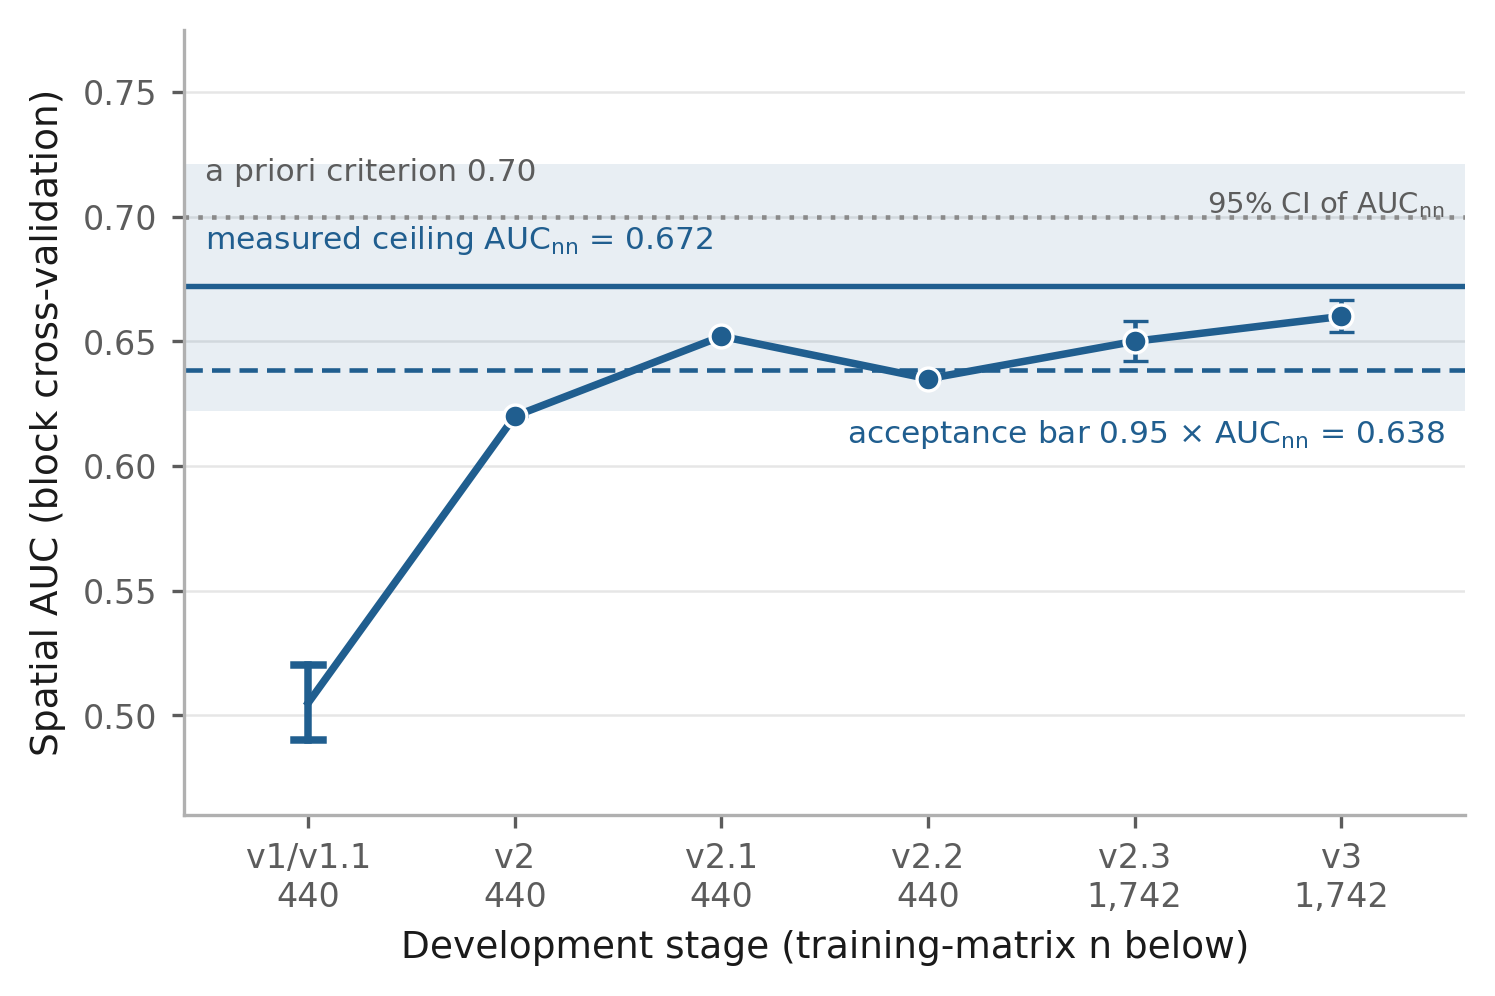

Source code (Python):
#!/usr/bin/env python
# -*- coding: utf-8 -*-
"""Figura 4 do manuscrito — trajetoria de validacao da Area 1 sob
validacao cruzada espacial em blocos.

Mostra por que o criterio a priori de 0,70 nunca foi atingivel: o teto
MEDIDO fica abaixo dele, e a barra de aceitacao derivada (0,95 x teto)
e o que o modelo de fato tinha de superar.

Procedencia dos numeros, em tres niveis:

  teto e IC95%   lidos de reports/area1/s09_relatorio.txt (arquivado)
  barra          calculada aqui como fator x teto, nunca digitada
  ponto v3       recalculado de reports/area1/validacao_resultados.csv
                 pela regra do s07_validacao.py, e CONFERIDO contra o
                 CSV da trajetoria — divergencia interrompe a execucao
  v1 a v2.3      transcritos (historicos); o cabecalho do CSV declara

Uso:
    python fig4_trajectory.py [--reports reports] [--saida .]

Saida: fig4_trajectory.pdf e .png
"""
import argparse
import csv
import os
import re
import sys

import matplotlib.pyplot as plt
import numpy as np

from figstyle import (AREA1, EIXO, LARGURA_15COL, TINTA2, estilo, grava,
                      limpa)

FATOR_BARRA = 0.95        # config.yaml: fator_teto
CRITERIO_APRIORI = 0.70   # criterio declarado antes de medir o teto
TOL = 0.0015              # tolerancia da conferencia do ponto v3


def ler_teto(caminho):
    """Teto-vizinho e IC95% do menor raio, do relatorio do s09."""
    with open(caminho, encoding="utf-8") as fh:
        txt = fh.read()
    partes = txt.split("1) AUC-VIZINHO", 1)
    if len(partes) != 2:
        sys.exit("Nao achei a secao 1) AUC-VIZINHO em %s" % caminho)
    m = re.search(r"^\s*(\d+)m\s+\d+\s+([\d.]+)\s+-?[\d.]+\s+([\d.]+)-([\d.]+)",
                  partes[1], re.M)
    if not m:
        sys.exit("Nao achei a primeira linha da tabela em %s" % caminho)
    return (int(m.group(1)), float(m.group(2)),
            float(m.group(3)), float(m.group(4)))


def desvio_seeds(caminho):
    """Desvio entre sementes pela regra do s07: o MAIOR desvio-padrao
    amostral entre RF, XGB e ensemble."""
    with open(caminho, encoding="utf-8-sig", newline="") as fh:
        linhas = list(csv.DictReader(fh))
    cols = [c for c in ("auc_rf", "auc_xgb", "auc_ens") if c in linhas[0]]
    por_modelo = {c: np.array([float(r[c]) for r in linhas]) for c in cols}
    media_rf = por_modelo["auc_rf"].mean()
    return media_rf, max(v.std(ddof=1) for v in por_modelo.values())


def ler_trajetoria(caminho):
    with open(caminho, encoding="utf-8-sig", newline="") as fh:
        linhas = [l for l in fh if not l.lstrip().startswith("#")]
    out = []
    for r in csv.DictReader(linhas):
        out.append({
            "estagio": r["estagio"],
            "n": int(r["n_matriz"]),
            "auc": float(r["auc"]) if r["auc"] else None,
            "lo": float(r["auc_lo"]) if r["auc_lo"] else None,
            "hi": float(r["auc_hi"]) if r["auc_hi"] else None,
            "desvio": float(r["auc_desvio"]) if r["auc_desvio"] else None,
        })
    return out


def main():
    p = argparse.ArgumentParser()
    p.add_argument("--reports", default="reports")
    p.add_argument("--saida", default=".")
    a = p.parse_args()

    base = os.path.join(a.reports, "area1")
    raio, teto, teto_lo, teto_hi = ler_teto(
        os.path.join(base, "s09_relatorio.txt"))
    media_v3, desvio_v3 = desvio_seeds(
        os.path.join(base, "validacao_resultados.csv"))
    traj = ler_trajetoria(os.path.join(base, "trajetoria_validacao.csv"))
    barra = FATOR_BARRA * teto

    # O ponto final nao e de confianca: e conferido.
    fim = traj[-1]
    if abs(media_v3 - fim["auc"]) > TOL:
        sys.exit("v3 do CSV (%.3f) diverge do recalculo de "
                 "validacao_resultados.csv (%.4f) — reconcilie antes de "
                 "publicar a figura." % (fim["auc"], media_v3))
    fim["desvio"] = desvio_v3
    print("teto %.3f (%.3f-%.3f) a %d m | barra %.3f | v3 %.4f +- %.4f"
          % (teto, teto_lo, teto_hi, raio, barra, media_v3, desvio_v3))

    estilo()
    fig, ax = plt.subplots(figsize=(LARGURA_15COL, 3.4))
    x = np.arange(len(traj))

    # faixa do teto: o teto tambem e estimativa
    ax.fill_between([-0.6, len(traj) - 0.4], teto_lo, teto_hi,
                    color=AREA1, alpha=0.10, linewidth=0, zorder=1)
    ax.axhline(teto, color=AREA1, linewidth=1.3, zorder=2)
    ax.axhline(barra, color=AREA1, linewidth=1.1, linestyle=(0, (4, 2)),
               zorder=2)
    ax.axhline(CRITERIO_APRIORI, color="#8a8a8a", linewidth=1.1,
               linestyle=(0, (1, 2)), zorder=2)

    # trajetoria
    pontos = [(i, d) for i, d in enumerate(traj) if d["auc"] is not None]
    xi = np.array([i for i, _ in pontos])
    yi = np.array([d["auc"] for _, d in pontos])
    er = np.array([d["desvio"] or 0.0 for _, d in pontos])
    ax.errorbar(xi, yi, yerr=er, fmt="-o", color=AREA1, linewidth=1.8,
                markersize=5.5, markeredgecolor="white",
                markeredgewidth=0.8, elinewidth=1.1, capsize=3,
                ecolor=AREA1, zorder=4)

    # v1/v1.1 entrou como faixa, nao como ponto
    faixa = [(i, d) for i, d in enumerate(traj) if d["auc"] is None]
    for i, d in faixa:
        ax.plot([i, i], [d["lo"], d["hi"]], color=AREA1, linewidth=1.8,
                zorder=4)
        for y in (d["lo"], d["hi"]):
            ax.plot([i - 0.07, i + 0.07], [y, y], color=AREA1,
                    linewidth=1.8, zorder=4)
        ax.plot([i, xi[0]], [0.5 * (d["lo"] + d["hi"]), yi[0]],
                color=AREA1, linewidth=1.8, zorder=3)

    # Rotulos das linhas de referencia a ESQUERDA: a trajetoria sobe para
    # a direita e qualquer rotulo ali colide com os pontos.
    ex = -0.5
    ax.text(ex, CRITERIO_APRIORI + 0.012, "a priori criterion 0.70",
            fontsize=7.5, color=TINTA2, ha="left", va="bottom")
    ax.text(ex, teto + 0.012, r"measured ceiling AUC$_{\mathrm{nn}}$ = %.3f" % teto,
            fontsize=7.5, color=AREA1, ha="left", va="bottom")
    # a barra vai a DIREITA: a subida v1->v2 atravessa o canto inferior
    # esquerdo e cortaria o texto
    # folga generosa: com 0,007 as letras encostavam na linha tracejada
    # assim que o PDF era rasterizado em resolucao de tela, e o ponto da
    # v2.2 (0,635) passava rente ao texto
    ax.text(len(traj) - 0.5, barra - 0.019,
            r"acceptance bar %.2f × AUC$_{\mathrm{nn}}$ = %.3f" % (FATOR_BARRA, barra),
            fontsize=7.5, color=AREA1, ha="right", va="top")
    # a faixa e rotulada do lado oposto, onde nao ha dado nem linha
    ax.text(len(traj) - 0.5, teto_hi - 0.010, r"95% CI of AUC$_{\mathrm{nn}}$",
            fontsize=7, color=TINTA2, ha="right", va="top")

    # O tamanho da matriz entra no proprio rotulo do eixo, em vez de uma
    # anotacao solta: informa os seis estagios, nao so o da expansao.
    ax.set_xticks(x)
    ax.set_xticklabels(["%s\n%s" % (d["estagio"], format(d["n"], ","))
                        for d in traj])
    ax.set_xlim(-0.6, len(traj) - 0.4)
    ax.set_ylim(0.46, 0.775)
    ax.set_xlabel("Development stage (training-matrix n below)")
    ax.set_ylabel("Spatial AUC (block cross-validation)")
    limpa(ax, grade="y")
    grava(fig, a.saida, "fig4_trajectory")


if __name__ == "__main__":
    main()
